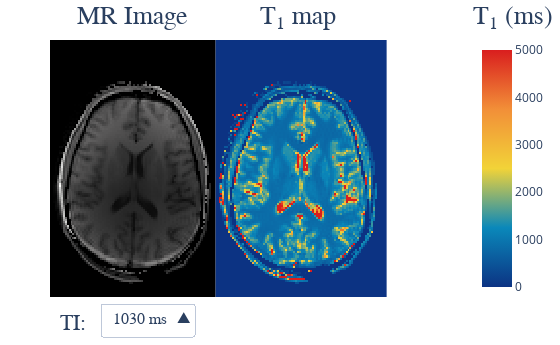

Notebook source saved alongside this figure:
### Code cell
#| label: irFig5jn
from repo2data.repo2data import Repo2Data
import os 
import pickle
import matplotlib.pyplot as plt
import chart_studio.plotly as py
import plotly.graph_objs as go
import numpy as np
from plotly import __version__
from plotly.offline import download_plotlyjs, init_notebook_mode, plot, iplot
from IPython.display import display, HTML
from plotly import tools

from contextlib import contextmanager
import sys, os
from pathlib import Path

@contextmanager
def suppress_stdout():
    with open(os.devnull, "w") as devnull:
        old_stdout = sys.stdout
        sys.stdout = devnull
        try:  
            yield
        finally:
            sys.stdout = old_stdout

import os
from pathlib import Path

def find_myst_yml_directories(start_dir=None):
    """
    Recursively search for directories containing myst.yml file.
    
    Args:
        start_dir (str or Path): Starting directory (defaults to current directory)
    
    Returns:
        list: List of full paths to directories containing myst.yml
    """
    if start_dir is None:
        start_dir = Path.cwd()
    else:
        start_dir = Path(start_dir)
    
    myst_dirs = []
    
    def _search_directory(current_dir):
        # Check if myst.yml exists in current directory
        myst_file = current_dir / "myst.yml"
        if myst_file.exists():
            myst_dirs.append(str(current_dir.resolve()))
            # Don't search subdirectories if we found myst.yml here
            return
        
        # Recursively search all subdirectories
        for item in current_dir.iterdir():
            if item.is_dir():
                try:
                    _search_directory(item)
                except (PermissionError, OSError):
                    # Skip directories we can't access
                    continue
    
    _search_directory(start_dir)
    return myst_dirs

def find_myst_yml_directories_upwards(start_dir=None):
    """
    Search for myst.yml in current directory, if not found go to parent and repeat.
    
    Args:
        start_dir (str or Path): Starting directory (defaults to current directory)
    
    Returns:
        str or None: Full path of directory containing myst.yml, or None if not found
    """
    if start_dir is None:
        current_dir = Path.cwd()
    else:
        current_dir = Path(start_dir)
    
    # Keep going up until we reach the filesystem root
    while current_dir != current_dir.parent:  # Stop at root
        myst_file = current_dir / "myst.yml"
        if myst_file.exists():
            return str(current_dir.resolve())
        
        # Move to parent directory
        current_dir = current_dir.parent
    
    return None

with suppress_stdout():
    repo_path = Path(find_myst_yml_directories_upwards())
    print(repo_path)
    data_req_path = repo_path / "binder" / "data_requirement.json"
    data_path = repo_path / "data"
    dataset_path = data_path / "qmrlab-mooc"
    
DATA_ROOT = dataset_path / "qmrlab-t1-book" / "t1-book-neurolibre"    
filename = DATA_ROOT / "01" / "figure_5.pkl"

with open(filename, 'rb') as f:
    T1_map, TI_0030, TI_0530, TI_1030, TI_1530, xAxis, yAxis = pickle.load(f)

config={'showLink': False, 'displayModeBar': False}

init_notebook_mode(connected=True)

trace1 = go.Heatmap(x = xAxis,
                   y = yAxis,
                   z=TI_0030,
                   colorscale='gray',
                   showscale = False,
                   visible=False,
                   name = 'Signal')
trace2 = go.Heatmap(x = xAxis,
                   y = yAxis,
                   z=TI_0530,
                   colorscale='gray',
                   showscale = False,
                   visible=False,
                   name = 'Signal')
trace3 = go.Heatmap(x = xAxis,
                   y = yAxis,
                   z=TI_1030,
                   colorscale='gray',
                   showscale = False,
                   visible=True,
                   name = 'Signal')
trace4 = go.Heatmap(x = xAxis,
                   y = yAxis,
                   z=TI_1530,
                   colorscale='gray',
                   visible=False,
                   showscale = False,
                   name = 'Signal')
trace5 = go.Heatmap(x = xAxis,
                   y = yAxis,
                   z=T1_map,
                   colorscale='Portland',
                   xaxis='x2',
                   yaxis='y2',
                   visible=True,
                   name = 'T1 values (ms)')

data=[trace1, trace2, trace3, trace4, trace5]


updatemenus = list([
    dict(active=2,
         x = 0.12,
         xanchor = 'left',
         y = -0.15,
         yanchor = 'bottom',
         direction = 'up',
         font=dict(
                family='Times New Roman',
                size=16
            ),
         buttons=list([   
            dict(label = '30 ms',
                 method = 'update',
                 args = [{'visible': [True, False, False, False, True]},
                         ]),
            dict(label = '530 ms',
                 method = 'update',
                 args = [{'visible': [False, True, False, False, True]},
                         ]),
            dict(label = '1030 ms',
                 method = 'update',
                 args = [{'visible': [False, False, True, False, True]},
                         ]),
            dict(label = '1530 ms',
                 method = 'update',
                 args = [{'visible': [False,False, False, True, True]},
                         ])
        ]),
    )
])

layout = dict(
    width=560,
    height=345,
    margin = dict(
                t=40,
                r=50,
                b=10,
                l=50),
    annotations=[
        dict(
            x=0.06,
            y=1.15,
            showarrow=False,
            text='MR Image',
            font=dict(
                family='Times New Roman',
                size=26
            ),
            xref='paper',
            yref='paper'
        ),
        dict(
            x=0.6,
            y=1.15,
            showarrow=False,
            text='T<sub>1</sub> map',
            font=dict(
                family='Times New Roman',
                size=26
            ),
            xref='paper',
            yref='paper'
        ),
        dict(
            x=1.22,
            y=1.15,
            showarrow=False,
            text='T<sub>1</sub> (ms)',
            font=dict(
                family='Times New Roman',
                size=26
            ),
            xref='paper',
            yref='paper'
        ),
        dict(
            x=0.02,
            y=-0.15,
            showarrow=False,
            text='TI:',
            font=dict(
                family='Times New Roman',
                size=22
            ),
            xref='paper',
            yref='paper'
        ),
    ],
    xaxis = dict(range = [0,127], autorange = False,
             showgrid = False, zeroline = False, showticklabels = False,
             ticks = '', domain=[0, 0.6]),
    yaxis = dict(range = [0,127], autorange = False,
             showgrid = False, zeroline = False, showticklabels = False,
             ticks = '', domain=[0, 1]),
    xaxis2 = dict(range = [0,127], autorange = False,
             showgrid = False, zeroline = False, showticklabels = False,
             ticks = '', domain=[0.4, 1]),
    yaxis2 = dict(range = [0,127], autorange = False,
             showgrid = False, zeroline = False, showticklabels = False,
             ticks = '', domain=[0, 1], anchor='x2'),
    showlegend = False,
    autosize = False,
    updatemenus=updatemenus,
    plot_bgcolor='white'
)


fig = dict(data=data, layout=layout)

iplot(fig, filename = 'ir_fig_5.html', config = config)

### Figure 1 — Plotly figure (JSON) as saved in the notebook; plotly's stock layout.template omitted (floating-point values rounded to 4 significant figures; data arrays with more than 128 entries replaced by an {"elided": "..."} marker saying what was removed)
{"data": [{"colorscale": [[0, "rgb(0, 0, 0)"], [0.09091, "rgb(16, 16, 16)"], [0.1818, "rgb(38, 38, 38)"], [0.2727, "rgb(59, 59, 59)"], [0.3636, "rgb(81, 80, 80)"], [0.4545, "rgb(102, 101, 101)"], [0.5455, "rgb(124, 123, 122)"], [0.6364, "rgb(146, 146, 145)"], [0.7273, "rgb(171, 171, 170)"], [0.8182, "rgb(197, 197, 195)"], [0.9091, "rgb(224, 224, 223)"], [1, "rgb(254, 254, 253)"]], "name": "Signal", "showscale": false, "type": "heatmap", "visible": false, "x": [0, 1, 2, 3, 4, 5, 6, 7, 8, 9, 10, 11, 12, 13, 14, 15, 16, 17, 18, 19, 20, 21, 22, 23, 24, 25, 26, 27, 28, 29, 30, 31, 32, 33, 34, 35, 36, 37, 38, 39, 40, 41, 42, 43, 44, 45, 46, 47, 48, 49, 50, 51, 52, 53, 54, 55, 56, 57, 58, 59, 60, 61, 62, 63, 64, 65, 66, 67, 68, 69, 70, 71, 72, 73, 74, 75, 76, 77, 78, 79, 80, 81, 82, 83, 84, 85, 86, 87], "y": [0, 1, 2, 3, 4, 5, 6, 7, 8, 9, 10, 11, 12, 13, 14, 15, 16, 17, 18, 19, 20, 21, 22, 23, 24, 25, 26, 27, 28, 29, 30, 31, 32, 33, 34, 35, 36, 37, 38, 39, 40, 41, 42, 43, 44, 45, 46, 47, 48, 49, 50, 51, 52, 53, 54, 55, 56, 57, 58, 59, 60, 61, 62, 63, 64, 65, 66, 67, 68, 69, 70, 71, 72, 73, 74, 75, 76, 77, 78, 79, 80, 81, 82, 83, 84, 85, 86, 87, 88, 89, 90, 91, 92, 93, 94, 95, 96, 97, 98, 99, 100, 101, 102, 103, 104, 105, 106, 107, 108, 109, 110, 111, 112, 113, 114, 115, 116, 117, 118, 119, 120, 121, 122, 123, 124, 125, 126, 127], "z": {"elided": "128x88 float values"}}, {"colorscale": [[0, "rgb(0, 0, 0)"], [0.09091, "rgb(16, 16, 16)"], [0.1818, "rgb(38, 38, 38)"], [0.2727, "rgb(59, 59, 59)"], [0.3636, "rgb(81, 80, 80)"], [0.4545, "rgb(102, 101, 101)"], [0.5455, "rgb(124, 123, 122)"], [0.6364, "rgb(146, 146, 145)"], [0.7273, "rgb(171, 171, 170)"], [0.8182, "rgb(197, 197, 195)"], [0.9091, "rgb(224, 224, 223)"], [1, "rgb(254, 254, 253)"]], "name": "Signal", "showscale": false, "type": "heatmap", "visible": false, "x": [0, 1, 2, 3, 4, 5, 6, 7, 8, 9, 10, 11, 12, 13, 14, 15, 16, 17, 18, 19, 20, 21, 22, 23, 24, 25, 26, 27, 28, 29, 30, 31, 32, 33, 34, 35, 36, 37, 38, 39, 40, 41, 42, 43, 44, 45, 46, 47, 48, 49, 50, 51, 52, 53, 54, 55, 56, 57, 58, 59, 60, 61, 62, 63, 64, 65, 66, 67, 68, 69, 70, 71, 72, 73, 74, 75, 76, 77, 78, 79, 80, 81, 82, 83, 84, 85, 86, 87], "y": [0, 1, 2, 3, 4, 5, 6, 7, 8, 9, 10, 11, 12, 13, 14, 15, 16, 17, 18, 19, 20, 21, 22, 23, 24, 25, 26, 27, 28, 29, 30, 31, 32, 33, 34, 35, 36, 37, 38, 39, 40, 41, 42, 43, 44, 45, 46, 47, 48, 49, 50, 51, 52, 53, 54, 55, 56, 57, 58, 59, 60, 61, 62, 63, 64, 65, 66, 67, 68, 69, 70, 71, 72, 73, 74, 75, 76, 77, 78, 79, 80, 81, 82, 83, 84, 85, 86, 87, 88, 89, 90, 91, 92, 93, 94, 95, 96, 97, 98, 99, 100, 101, 102, 103, 104, 105, 106, 107, 108, 109, 110, 111, 112, 113, 114, 115, 116, 117, 118, 119, 120, 121, 122, 123, 124, 125, 126, 127], "z": {"elided": "128x88 float values"}}, {"colorscale": [[0, "rgb(0, 0, 0)"], [0.09091, "rgb(16, 16, 16)"], [0.1818, "rgb(38, 38, 38)"], [0.2727, "rgb(59, 59, 59)"], [0.3636, "rgb(81, 80, 80)"], [0.4545, "rgb(102, 101, 101)"], [0.5455, "rgb(124, 123, 122)"], [0.6364, "rgb(146, 146, 145)"], [0.7273, "rgb(171, 171, 170)"], [0.8182, "rgb(197, 197, 195)"], [0.9091, "rgb(224, 224, 223)"], [1, "rgb(254, 254, 253)"]], "name": "Signal", "showscale": false, "type": "heatmap", "visible": true, "x": [0, 1, 2, 3, 4, 5, 6, 7, 8, 9, 10, 11, 12, 13, 14, 15, 16, 17, 18, 19, 20, 21, 22, 23, 24, 25, 26, 27, 28, 29, 30, 31, 32, 33, 34, 35, 36, 37, 38, 39, 40, 41, 42, 43, 44, 45, 46, 47, 48, 49, 50, 51, 52, 53, 54, 55, 56, 57, 58, 59, 60, 61, 62, 63, 64, 65, 66, 67, 68, 69, 70, 71, 72, 73, 74, 75, 76, 77, 78, 79, 80, 81, 82, 83, 84, 85, 86, 87], "y": [0, 1, 2, 3, 4, 5, 6, 7, 8, 9, 10, 11, 12, 13, 14, 15, 16, 17, 18, 19, 20, 21, 22, 23, 24, 25, 26, 27, 28, 29, 30, 31, 32, 33, 34, 35, 36, 37, 38, 39, 40, 41, 42, 43, 44, 45, 46, 47, 48, 49, 50, 51, 52, 53, 54, 55, 56, 57, 58, 59, 60, 61, 62, 63, 64, 65, 66, 67, 68, 69, 70, 71, 72, 73, 74, 75, 76, 77, 78, 79, 80, 81, 82, 83, 84, 85, 86, 87, 88, 89, 90, 91, 92, 93, 94, 95, 96, 97, 98, 99, 100, 101, 102, 103, 104, 105, 106, 107, 108, 109, 110, 111, 112, 113, 114, 115, 116, 117, 118, 119, 120, 121, 122, 123, 124, 125, 126, 127], "z": {"elided": "128x88 float values"}}, {"colorscale": [[0, "rgb(0, 0, 0)"], [0.09091, "rgb(16, 16, 16)"], [0.1818, "rgb(38, 38, 38)"], [0.2727, "rgb(59, 59, 59)"], [0.3636, "rgb(81, 80, 80)"], [0.4545, "rgb(102, 101, 101)"], [0.5455, "rgb(124, 123, 122)"], [0.6364, "rgb(146, 146, 145)"], [0.7273, "rgb(171, 171, 170)"], [0.8182, "rgb(197, 197, 195)"], [0.9091, "rgb(224, 224, 223)"], [1, "rgb(254, 254, 253)"]], "name": "Signal", "showscale": false, "type": "heatmap", "visible": false, "x": [0, 1, 2, 3, 4, 5, 6, 7, 8, 9, 10, 11, 12, 13, 14, 15, 16, 17, 18, 19, 20, 21, 22, 23, 24, 25, 26, 27, 28, 29, 30, 31, 32, 33, 34, 35, 36, 37, 38, 39, 40, 41, 42, 43, 44, 45, 46, 47, 48, 49, 50, 51, 52, 53, 54, 55, 56, 57, 58, 59, 60, 61, 62, 63, 64, 65, 66, 67, 68, 69, 70, 71, 72, 73, 74, 75, 76, 77, 78, 79, 80, 81, 82, 83, 84, 85, 86, 87], "y": [0, 1, 2, 3, 4, 5, 6, 7, 8, 9, 10, 11, 12, 13, 14, 15, 16, 17, 18, 19, 20, 21, 22, 23, 24, 25, 26, 27, 28, 29, 30, 31, 32, 33, 34, 35, 36, 37, 38, 39, 40, 41, 42, 43, 44, 45, 46, 47, 48, 49, 50, 51, 52, 53, 54, 55, 56, 57, 58, 59, 60, 61, 62, 63, 64, 65, 66, 67, 68, 69, 70, 71, 72, 73, 74, 75, 76, 77, 78, 79, 80, 81, 82, 83, 84, 85, 86, 87, 88, 89, 90, 91, 92, 93, 94, 95, 96, 97, 98, 99, 100, 101, 102, 103, 104, 105, 106, 107, 108, 109, 110, 111, 112, 113, 114, 115, 116, 117, 118, 119, 120, 121, 122, 123, 124, 125, 126, 127], "z": {"elided": "128x88 float values"}}, {"colorscale": [[0, "rgb(12,51,131)"], [0.25, "rgb(10,136,186)"], [0.5, "rgb(242,211,56)"], [0.75, "rgb(242,143,56)"], [1, "rgb(217,30,30)"]], "name": "T1 values (ms)", "type": "heatmap", "visible": true, "x": [0, 1, 2, 3, 4, 5, 6, 7, 8, 9, 10, 11, 12, 13, 14, 15, 16, 17, 18, 19, 20, 21, 22, 23, 24, 25, 26, 27, 28, 29, 30, 31, 32, 33, 34, 35, 36, 37, 38, 39, 40, 41, 42, 43, 44, 45, 46, 47, 48, 49, 50, 51, 52, 53, 54, 55, 56, 57, 58, 59, 60, 61, 62, 63, 64, 65, 66, 67, 68, 69, 70, 71, 72, 73, 74, 75, 76, 77, 78, 79, 80, 81, 82, 83, 84, 85, 86, 87], "xaxis": "x2", "y": [0, 1, 2, 3, 4, 5, 6, 7, 8, 9, 10, 11, 12, 13, 14, 15, 16, 17, 18, 19, 20, 21, 22, 23, 24, 25, 26, 27, 28, 29, 30, 31, 32, 33, 34, 35, 36, 37, 38, 39, 40, 41, 42, 43, 44, 45, 46, 47, 48, 49, 50, 51, 52, 53, 54, 55, 56, 57, 58, 59, 60, 61, 62, 63, 64, 65, 66, 67, 68, 69, 70, 71, 72, 73, 74, 75, 76, 77, 78, 79, 80, 81, 82, 83, 84, 85, 86, 87, 88, 89, 90, 91, 92, 93, 94, 95, 96, 97, 98, 99, 100, 101, 102, 103, 104, 105, 106, 107, 108, 109, 110, 111, 112, 113, 114, 115, 116, 117, 118, 119, 120, 121, 122, 123, 124, 125, 126, 127], "yaxis": "y2", "z": {"elided": "128x88 float values"}}], "layout": {"annotations": [{"font": {"family": "Times New Roman", "size": 26}, "showarrow": false, "text": "MR Image", "x": 0.06, "xref": "paper", "y": 1.15, "yref": "paper"}, {"font": {"family": "Times New Roman", "size": 26}, "showarrow": false, "text": "T<sub>1</sub> map", "x": 0.6, "xref": "paper", "y": 1.15, "yref": "paper"}, {"font": {"family": "Times New Roman", "size": 26}, "showarrow": false, "text": "T<sub>1</sub> (ms)", "x": 1.22, "xref": "paper", "y": 1.15, "yref": "paper"}, {"font": {"family": "Times New Roman", "size": 22}, "showarrow": false, "text": "TI:", "x": 0.02, "xref": "paper", "y": -0.15, "yref": "paper"}], "autosize": false, "height": 345, "margin": {"b": 10, "l": 50, "r": 50, "t": 40}, "plot_bgcolor": "white", "showlegend": false, "updatemenus": [{"active": 2, "buttons": [{"args": [{"visible": [true, false, false, false, true]}], "label": "30 ms", "method": "update"}, {"args": [{"visible": [false, true, false, false, true]}], "label": "530 ms", "method": "update"}, {"args": [{"visible": [false, false, true, false, true]}], "label": "1030 ms", "method": "update"}, {"args": [{"visible": [false, false, false, true, true]}], "label": "1530 ms", "method": "update"}], "direction": "up", "font": {"family": "Times New Roman", "size": 16}, "x": 0.12, "xanchor": "left", "y": -0.15, "yanchor": "bottom"}], "width": 560, "xaxis": {"autorange": false, "domain": [0, 0.6], "range": [0, 127], "showgrid": false, "showticklabels": false, "ticks": "", "zeroline": false}, "xaxis2": {"autorange": false, "domain": [0.4, 1], "range": [0, 127], "showgrid": false, "showticklabels": false, "ticks": "", "zeroline": false}, "yaxis": {"autorange": false, "domain": [0, 1], "range": [0, 127], "showgrid": false, "showticklabels": false, "ticks": "", "zeroline": false}, "yaxis2": {"anchor": "x2", "autorange": false, "domain": [0, 1], "range": [0, 127], "showgrid": false, "showticklabels": false, "ticks": "", "zeroline": false}}}
